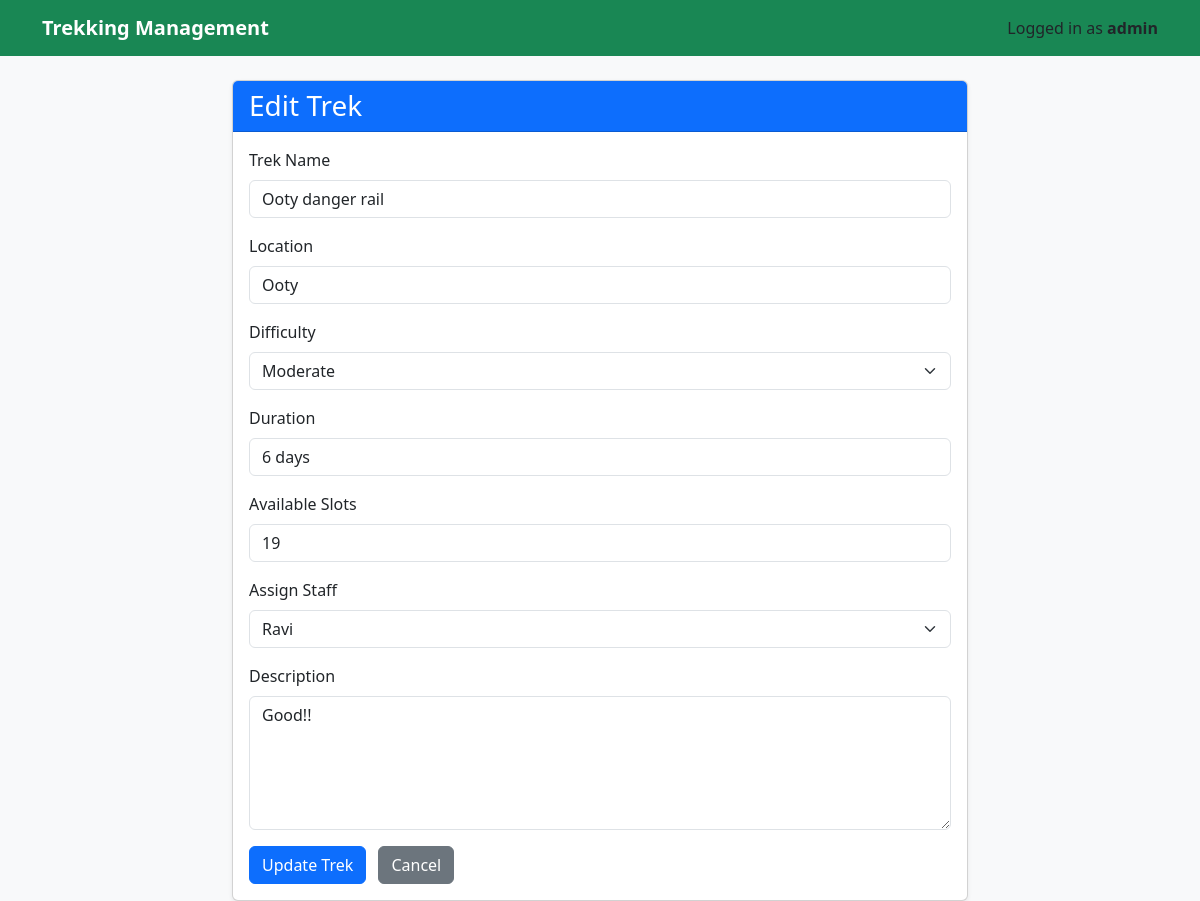
The app's page /edit_trek/1 (signed in) with its own data.
### models.py (models this page shows)
class Trek(db.Model):
    id = db.Column(db.Integer, primary_key=True)
    trek_name = db.Column(db.String(100), nullable=False)
    location = db.Column(db.String(100), nullable=False)
    difficulty = db.Column(db.String(20), nullable=False)
    duration = db.Column(db.String(30), nullable=False)
    available_slots = db.Column(db.Integer, nullable=False)
    assigned_staff = db.Column(db.Integer)
    status = db.Column(db.String(20), default="Open")
    description = db.Column(db.String(300))
    bookings = db.relationship("Booking", backref="trek", lazy=True)

class User(db.Model):
    id = db.Column(db.Integer, primary_key=True)
    name = db.Column(db.String(100), nullable=False)
    username = db.Column(db.String(50), unique=True, nullable=False)
    password = db.Column(db.String(200), nullable=False)
    role = db.Column(db.String(20), nullable=False)
    is_active = db.Column(db.Boolean, default=True)
    bookings = db.relationship("Booking", backref="user", lazy=True)

### app.py (the view, shortened to what this page needs)
@app.route("/edit_trek/<int:id>", methods=["GET", "POST"])
def edit_trek(id):
    if "user_id" not in session or session["role"] != "admin":
        return redirect("/login")
    trek = Trek.query.get_or_404(id)
    staff_members = User.query.filter_by(role="staff").all()
    return render_template(
        "edit_trek.html",
        trek=trek,
        staff_members=staff_members
    )

### templates/edit_trek.html (shortened to what this page needs)
{% extends "base.html" %}
{% block content %}
<div class="row justify-content-center">
    <div class="col-md-8">
        <div class="card shadow-sm">
            <div class="card-header bg-primary text-white">
                <h3 class="mb-0">Edit Trek</h3>
            </div>
            <div class="card-body">
                <form method="POST">
                    <div class="mb-3">
                        <label class="form-label">
                            Trek Name
                        </label>
                        <input
                            type="text"
                            name="trek_name"
                            class="form-control"
                            value="{{ trek.trek_name }}"
                            required>
                    </div>
                    <div class="mb-3">
                        <label class="form-label">
                            Location
                        </label>
                        <input
                            type="text"
                            name="location"
                            class="form-control"
                            value="{{ trek.location }}"
                            required>
                    </div>
                    <div class="mb-3">
                        <label class="form-label">
                            Difficulty
                        </label>
                        <select
                            name="difficulty"
                            class="form-select">
                            <option value="Moderate"
                            {% if trek.difficulty=="Moderate" %}selected{% endif %}>
                                Moderate
                            </option>
                        </select>
                    </div>
                    <div class="mb-3">
                        <label class="form-label">
                            Duration
                        </label>
                        <input
                            type="text"
                            name="duration"
                            class="form-control"
                            value="{{ trek.duration }}"
                            required>
                    </div>
                    <div class="mb-3">
                        <label class="form-label">
                            Available Slots
                        </label>
                        <input
                            type="number"
                            name="available_slots"
                            class="form-control"
                            value="{{ trek.available_slots }}"
                            required>
                    </div>
                    <div class="mb-3">
                        <label class="form-label">
                            Assign Staff
                        </label>
                        <select
                            name="assigned_staff"
                            class="form-select">
                            {% for staff in staff_members %}
                            <option
                                value="{{ staff.id }}"
                                {% if trek.assigned_staff == staff.id %}selected{% endif %}>
                                {{ staff.name }}
                            </option>
                            {% endfor %}
                        </select>
                    </div>
                    <div class="mb-3">
                        <label class="form-label">
                            Description
                        </label>
                        <textarea
                            name="description"
                            rows="5"
                            class="form-control">{{ trek.description }}</textarea>
                    </div>
                    <button
                        type="submit"
                        class="btn btn-primary">
                        Update Trek
                    </button>
                    <a
                        href="/view_treks"
                        class="btn btn-secondary ms-2">
                        Cancel
                    </a>
                </form>
            </div>
        </div>
    </div>
</div>
{% endblock %}

### records on screen
Trek: trek_name "Ooty danger rail", location "Ooty", difficulty "Moderate", duration "6 days", available_slots "19", assigned_staff "Ravi", description "Good!!"

### other values on screen
{{ session["username"] }} "admin"
